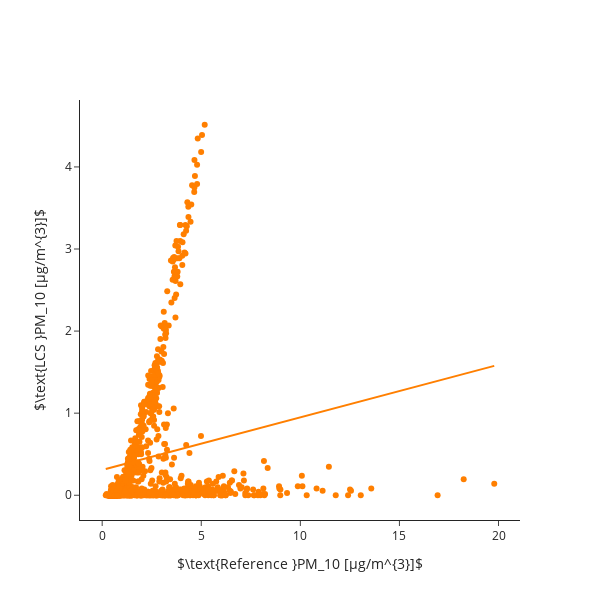

The notebook cell saved with this chart:
### Code cell
fig = go.Figure()

fig.add_trace(go.Scatter(
    x=data["PM10_modpm"], 
    y=data["PM10_neph"], 
    mode = 'markers',
    marker_color = 'rgb(255, 127, 0)', 
    showlegend=False))

fig.add_trace(go.Scatter(
    x= x_modpm_pm10,
    y= y_neph_pm10,
    mode = 'lines',
    marker_color = 'rgb(255, 127, 0)',
    showlegend=False))
              
fig.update_layout(
    autosize=False,
    width=600, height=600,
    xaxis=dict(title_text="$\\text{Reference }PM_10 [μg/m^{3}]$"),
    yaxis=dict(title_text="$\\text{LCS }PM_10 [μg/m^{3}]$")
) 

fig.layout.template = 'simple_white'

fig.show()

### Figure 1 — Plotly figure (JSON) as saved in the notebook; plotly's stock layout.template omitted (floating-point values rounded to 4 significant figures; data arrays with more than 128 entries replaced by an {"elided": "..."} marker saying what was removed)
{"data": [{"marker": {"color": "rgb(255, 127, 0)"}, "mode": "markers", "showlegend": false, "type": "scatter", "x": {"elided": "982 float values"}, "y": {"elided": "982 float values"}}, {"marker": {"color": "rgb(255, 127, 0)"}, "mode": "lines", "showlegend": false, "type": "scatter", "x": [0.1801, 19.79], "y": [0.3198, 1.577]}], "layout": {"autosize": false, "height": 600, "width": 600, "xaxis": {"title": {"text": "$\\text{Reference }PM_10 [μg/m^{3}]$"}}, "yaxis": {"title": {"text": "$\\text{LCS }PM_10 [μg/m^{3}]$"}}}}
